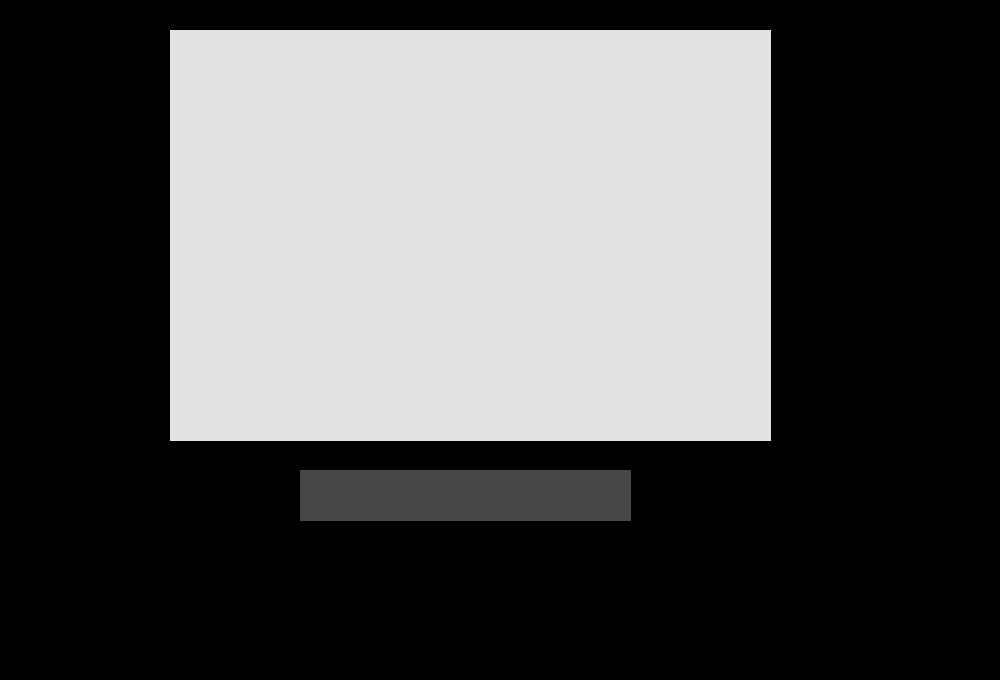
<?xml version="1.0" encoding="UTF-8"?>
<ui version="4.0">
 <class>Application</class>
 <widget class="QDialog" name="Application">
  <property name="geometry">
   <rect>
    <x>0</x>
    <y>0</y>
    <width>1000</width>
    <height>680</height>
   </rect>
  </property>
  <property name="font">
   <font>
    <weight>75</weight>
    <bold>true</bold>
   </font>
  </property>
  <property name="windowTitle">
   <string>Dialog</string>
  </property>
  <property name="styleSheet">
   <string notr="true">background-color: rgb(0,0,0);
</string>
  </property>
  <widget class="QLabel" name="camera_tag">
   <property name="geometry">
    <rect>
     <x>170</x>
     <y>30</y>
     <width>601</width>
     <height>411</height>
    </rect>
   </property>
   <property name="styleSheet">
    <string notr="true">border-color: rgb(0, 89, 255);
background-color: rgb(226, 226, 226);</string>
   </property>
   <property name="text">
    <string/>
   </property>
  </widget>
  <widget class="QLabel" name="actions_label">
   <property name="geometry">
    <rect>
     <x>300</x>
     <y>470</y>
     <width>331</width>
     <height>51</height>
    </rect>
   </property>
   <property name="font">
    <font>
     <family>Arial Unicode MS</family>
     <pointsize>12</pointsize>
     <weight>50</weight>
     <bold>false</bold>
    </font>
   </property>
   <property name="styleSheet">
    <string notr="true">background: rgb(71, 71, 71)
</string>
   </property>
   <property name="text">
    <string/>
   </property>
   <property name="alignment">
    <set>Qt::AlignCenter</set>
   </property>
  </widget>
 </widget>
 <resources/>
 <connections/>
</ui>
